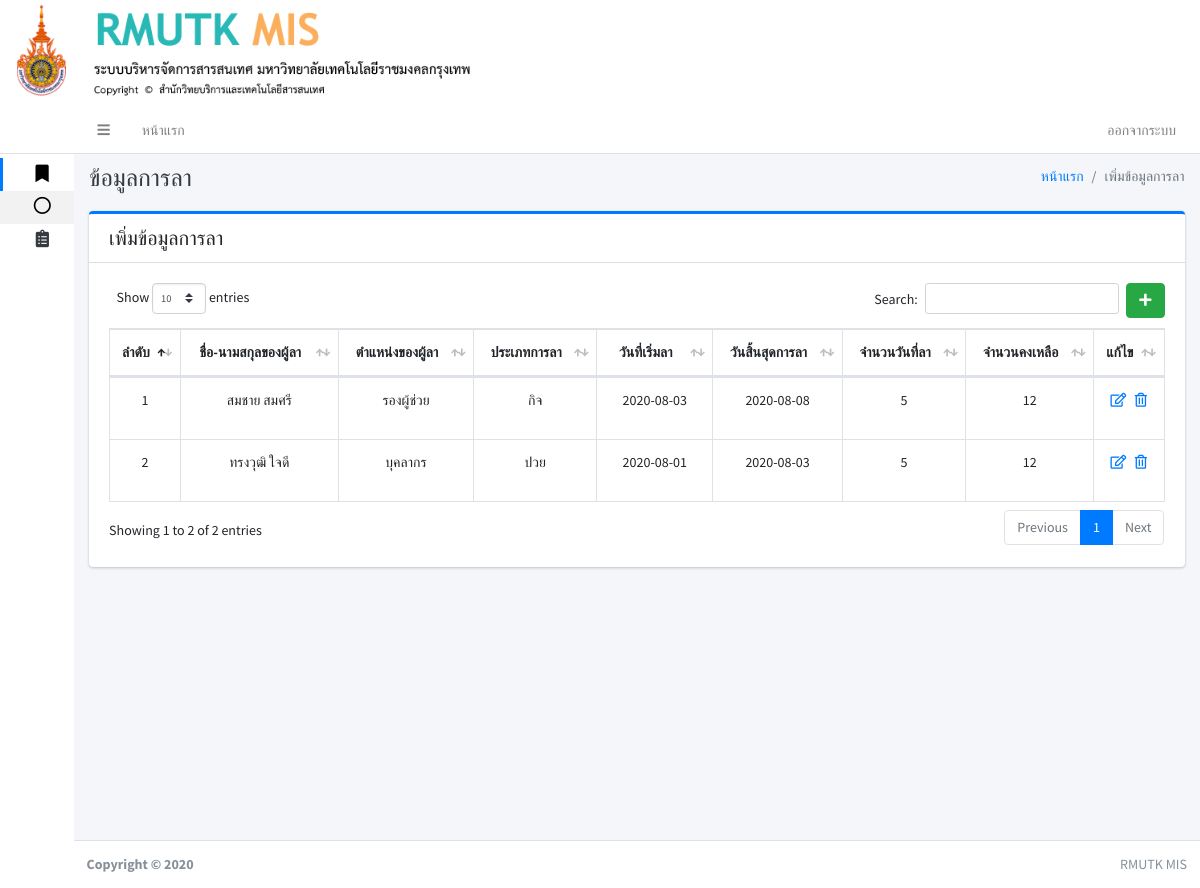
Screenshot of /index.php?pla (signed in) with the database file from the repository.
### tables this page shows
CREATE TABLE `kan_la` (
  `la_id` int(11) NOT NULL,
  `la_user_id` int(11) NOT NULL,
  `la_type` int(11) NOT NULL,
  `la_start` date NOT NULL,
  `la_end` date NOT NULL,
  `la_total` int(11) NOT NULL,
  `la_balance` int(11) NOT NULL,
  `la_status` int(11) NOT NULL
);

CREATE TABLE `user` (
  `user_id` int(11) NOT NULL,
  `first_name` varchar(150) NOT NULL,
  `last_name` varchar(150) NOT NULL,
  `username` varchar(150) NOT NULL,
  `password` varchar(150) NOT NULL,
  `user_tumn` varchar(250) NOT NULL,
  `user_kana_id` int(11) NOT NULL,
  `user_saka_id` int(11) NOT NULL,
  `user_status` int(11) NOT NULL
);

### page/pla.php (the view, shortened to what this page needs)
 <div class="content-header">
     <div class="container-fluid">
         <div class="row mb-2">
             <div class="col-sm-6">
                 <h1 class="m-0 text-dark">ข้อมูลการลา</h1>
             </div>
             <div class="col-sm-6">
                 <ol class="breadcrumb float-sm-right">
                     <li class="breadcrumb-item"><a href="#">หน้าแรก</a></li>
                     <li class="breadcrumb-item active">เพิ่มข้อมูลการลา</li>
                 </ol>
             </div>
         </div>
     </div>
 </div>
 <div class="content">
     <div class="container-fluid">
         <div class="row">
             <div class="col-lg-12">
                 <div class="card card-primary card-outline ">
                     <div class="card-header noprint">
                         <h5 class="m-0">เพิ่มข้อมูลการลา</h5>
                     </div>
                     <div class="card-body">
                         <?php
                         if (isset($_GET['add'])):
                            add();
                        elseif (isset($_GET['edit_user'])):
                            edit();
                        elseif (isset($_GET['del_la'])):
                            del();
                        else:
                        ?>
                         <a href="./index.php?pla&add" class="btn btn-success float-right"><i
                                 class="fas fa-plus"></i></a>
                         <?php shows(); ?>
                         <?php endif ?>
                     </div>
                 </div>
             </div>
         </div>
     </div>
 </div>
 <?php
function shows()
{
include './conn.php';
$sqlhkan_la = " SELECT * FROM kan_la INNER JOIN user ON kan_la.la_user_id = user.user_id ORDER BY la_id desc ";
$qryhkan_la = mysqli_query($conn,$sqlhkan_la);
?>
 <table id="example1" class="table table-bordered table-hover">
     <thead>
         <tr align="center">
             <th width="3px">ลำดับ</th>
             <th>ชื่อ-นามสกุลของผู้ลา</th>
             <th>ตำแหน่งของผู้ลา</th>
             <th>ประเภทการลา</th>
             <th>วันที่เริ่มลา</th>
             <th>วันสิ้นสุดการลา</th>
             <th>จำนวนวันที่ลา</th>
             <th>จำนวนคงเหลือ</th>
             <th>แก้ไข</th>
         </tr>
     </thead>
     <tbody>
         <?php
        $i = 1;
        while ($rowhkan_la = $qryhkan_la->fetch_array()) {
        $la_id = $rowhkan_la['la_id'];
        ?>
         <tr align="center">
             <td align="center"><?php echo $i; ?></td>
             <td><?php echo $rowhkan_la['first_name']."  ".$rowhkan_la['last_name']; ?></td>
             <td><?php echo $rowhkan_la['user_tumn']; ?></td>
             <td>
                 <?php if ($rowhkan_la['la_type'] == 0): ?>
                 <p>พักร้อน</p>
                 <?php elseif ($rowhkan_la['la_type'] == 1): ?>
                 <p>กิจ</p>
                 <?php elseif ($rowhkan_la['la_type'] == 2): ?>
                 <p>ปวย</p>
                 <?php elseif ($rowhkan_la['la_type'] == 3): ?>
                 <p>
                     <font color="red">ยกเลิก</font>
                 </p>
                 <?php endif ?>
             </td>
             <td><?php echo $rowhkan_la['la_start']; ?></td>
             <td><?php echo $rowhkan_la['la_end']; ?></td>
             <td><?php echo $rowhkan_la['la_total']; ?></td>
             <td><?php echo $rowhkan_la['la_balance']; ?></td>
             <td width="10px">
                 <?php if ($rowhkan_la['la_type'] == 3): ?>
                 <a href="index.php?pla&edit_user&la_id=<?php echo($la_id) ?>"><i
                         class="far fa-edit"></i></a>&nbsp;&nbsp;
                 <a href="index.php?pla&del_la&la_id=<?php echo($la_id) ?>"><i class="far fa-trash-alt"></i></a>
                 <?php else: ?>
                 <a href="index.php?pla&edit_user&la_id=<?php echo($la_id) ?>"><i
                         class="far fa-edit"></i></a>&nbsp;&nbsp;
                 <a href="index.php?pla&del_la&la_id=<?php echo($la_id) ?>"><i class="far fa-trash-alt"></i></a>
                 <?php endif ?>
             </td>
         </tr>
         <?php $i++; } ?>
     </tbody>
 </table>
 <?php } ?>

### rows the page displays
kan_la: user.first_name "สมชาย", user.last_name "สมศรี", user.user_tumn "รองผู้ช่วย", la_type "กิจ", la_start "2020-08-03", la_end "2020-08-08", la_total "5", la_balance "12"
kan_la: user.first_name "ทรงวุฒิ", user.last_name "ใจดี", user.user_tumn "บุคลากร", la_type "ปวย", la_start "2020-08-01", la_end "2020-08-03", la_total "5", la_balance "12"
